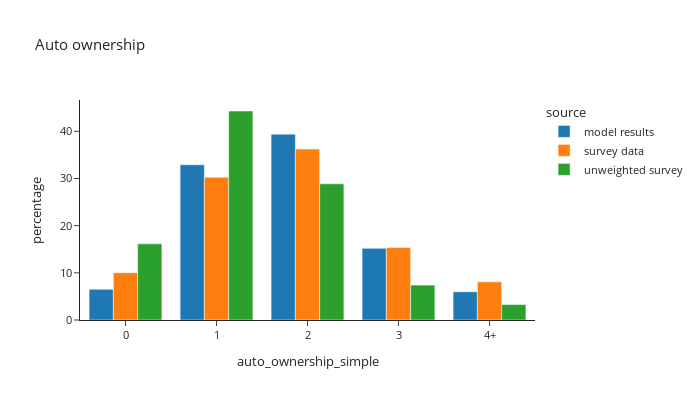

Source (notebook cell):
### Markdown cell above
## Auto ownership across all households

### Code cell
df_plot = hh_data.groupby(['source','auto_ownership_simple'])['hh_weight'].sum().reset_index()

df_plot['percentage'] = df_plot.groupby(['source'], group_keys=False)['hh_weight'].\
        apply(lambda x: 100 * x / float(x.sum()))
df_plot['source'] = df_plot['source'].astype(pd.CategoricalDtype(['model results', 'survey data', 'unweighted survey']))

fig = px.bar(df_plot.sort_values(by=['source']), x="auto_ownership_simple", y="percentage", color="source",
             barmode="group",template="simple_white",
             title="Auto ownership")
fig.update_layout(height=400, width=700, font=dict(size=11))
fig.show()

### Figure 1 — Plotly figure (JSON) as saved in the notebook; plotly's stock layout.template omitted (floating-point values rounded to 4 significant figures)
{"data": [{"alignmentgroup": "True", "hovertemplate": "source=model results<br>auto_ownership_simple=%{x}<br>percentage=%{y}<extra></extra>", "legendgroup": "model results", "marker": {"color": "#1F77B4", "pattern": {"shape": ""}}, "name": "model results", "offsetgroup": "model results", "orientation": "v", "showlegend": true, "textposition": "auto", "type": "bar", "x": ["0", "1", "2", "3", "4+"], "xaxis": "x", "y": [6.518, 32.91, 39.4, 15.19, 5.986], "yaxis": "y"}, {"alignmentgroup": "True", "hovertemplate": "source=survey data<br>auto_ownership_simple=%{x}<br>percentage=%{y}<extra></extra>", "legendgroup": "survey data", "marker": {"color": "#FF7F0E", "pattern": {"shape": ""}}, "name": "survey data", "offsetgroup": "survey data", "orientation": "v", "showlegend": true, "textposition": "auto", "type": "bar", "x": ["0", "1", "2", "3", "4+"], "xaxis": "x", "y": [10.03, 30.28, 36.25, 15.35, 8.088], "yaxis": "y"}, {"alignmentgroup": "True", "hovertemplate": "source=unweighted survey<br>auto_ownership_simple=%{x}<br>percentage=%{y}<extra></extra>", "legendgroup": "unweighted survey", "marker": {"color": "#2CA02C", "pattern": {"shape": ""}}, "name": "unweighted survey", "offsetgroup": "unweighted survey", "orientation": "v", "showlegend": true, "textposition": "auto", "type": "bar", "x": ["0", "1", "2", "3", "4+"], "xaxis": "x", "y": [16.14, 44.3, 28.87, 7.402, 3.278], "yaxis": "y"}], "layout": {"barmode": "group", "font": {"size": 11}, "height": 400, "legend": {"title": {"text": "source"}, "tracegroupgap": 0}, "title": {"text": "Auto ownership"}, "width": 700, "xaxis": {"anchor": "y", "domain": [0.0, 1.0], "title": {"text": "auto_ownership_simple"}}, "yaxis": {"anchor": "x", "domain": [0.0, 1.0], "title": {"text": "percentage"}}}}
